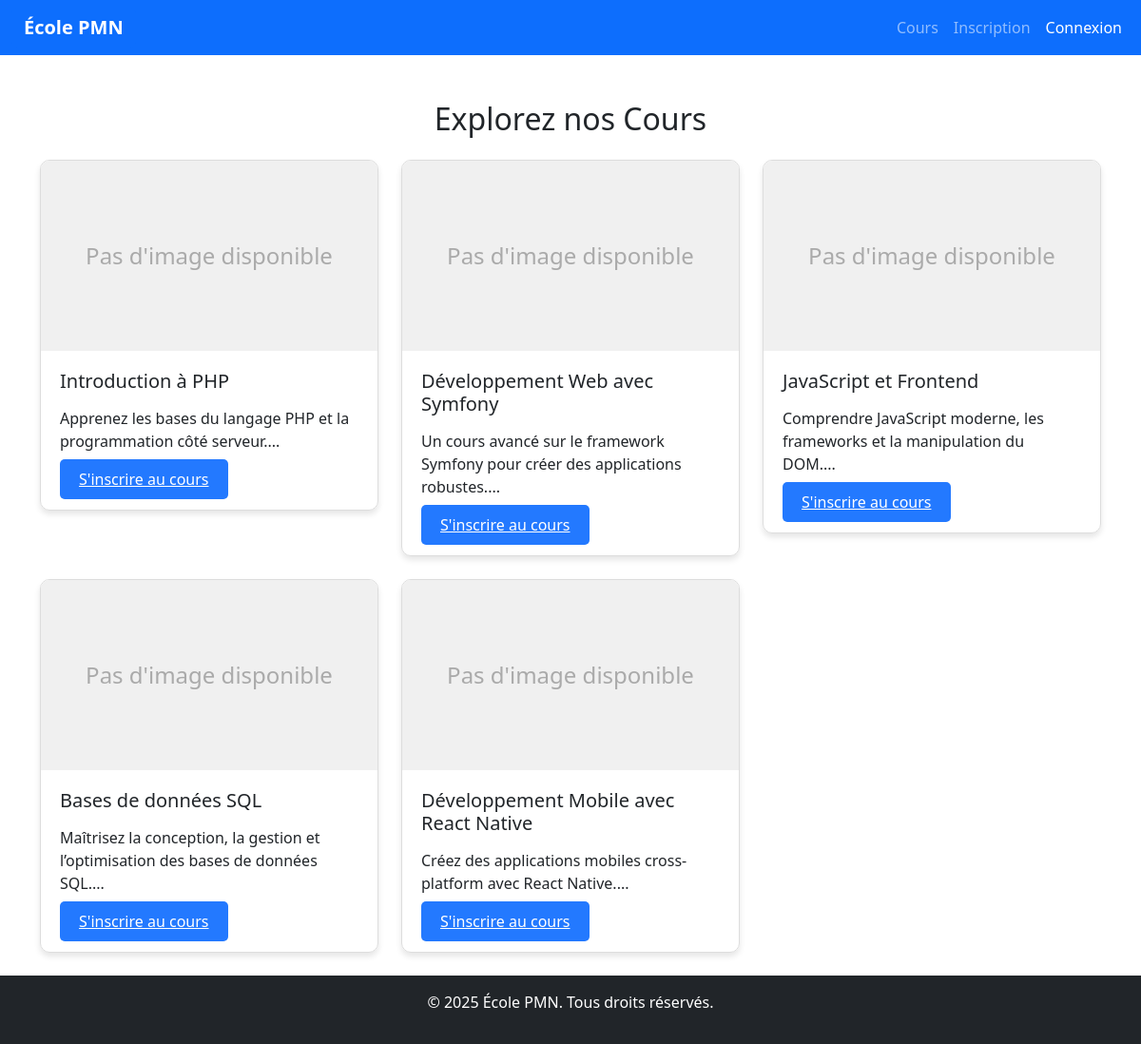
The page /frontend/cours.php on the database its author committed.
### tables this page shows
CREATE TABLE IF NOT EXISTS `courses` (
  `id` int NOT NULL AUTO_INCREMENT,
  `title` varchar(255) NOT NULL,
  `description` text NOT NULL,
  `created_at` timestamp NULL DEFAULT CURRENT_TIMESTAMP,
  `image_url` varchar(255) DEFAULT NULL,
  PRIMARY KEY (`id`)
);

### backend/cours_back.php (called while the page is built, shortened)
<?php
require 'db_config.php';
try {
    $sql = "SELECT * FROM courses";
    $stmt = $pdo->query($sql);
    $courses = $stmt->fetchAll(PDO::FETCH_ASSOC);
} catch (PDOException $e) {
    die("Erreur lors de la récupération des cours : " . $e->getMessage());
}
?>

### frontend/cours.php (the view, shortened to what this page needs)
<?php
require '../backend/db_config.php';
require '../backend/cours_back.php';
?>
<!DOCTYPE html>
<html lang="fr">
<head>
    <link href="https://cdn.jsdelivr.net/npm/bootstrap@5.3.0-alpha1/dist/css/bootstrap.min.css" rel="stylesheet">
</head>
<body>
<nav class="navbar navbar-expand-lg navbar-dark bg-primary">
        <div class="container-fluid">
            <a class="navbar-brand fw-bold btn btn-primary text-white" href="../index.php">École PMN</a>
            <div class="collapse navbar-collapse" id="navbarNav">
                <ul class="navbar-nav ms-auto">
                    <?php if (!isset($_SESSION['user_id'])): ?>
                        <li class="nav-item">
                            <a class="nav-link" href="#">Cours</a>
                        </li>
                        <li class="nav-item">
                            <a class="nav-link" href="register.php">Inscription</a>
                        </li>
                        <li class="nav-item">
                            <a class="nav-link btn btn-success text-white" href="login.php">Connexion</a>
                        </li>
                    <?php endif; ?>
                </ul>
            </div>
        </div>
    </nav>
    <div class="container mt-5">
        <h2 class="text-center mb-4">Explorez nos Cours</h2>
        <div class="row">
            <?php foreach ($courses as $course): ?>
                <div class="col-md-4 mb-4">
                    <div class="course-card">
                        <div class="no-image-placeholder">
                            Pas d'image disponible
                        </div>
                        <div class="course-card-body">
                            <h5 class="card-title"><?= htmlspecialchars($course['title']); ?></h5>
                            <p class="card-text"><?= htmlspecialchars(substr($course['description'], 0, 100)); ?>...</p>
                            <a href="enroll.php?course_id=<?= $course['id']; ?>" class="btn-enroll">S'inscrire au cours</a>
                        </div>
                    </div>
                </div>
            <?php endforeach; ?>
        </div>
    </div>
    <?php include 'includes/footer.php'; ?>
</body>
</html>

### frontend/cours.php (style rules this page uses)
.course-card { border: 1px solid #ddd; border-radius: 10px; box-shadow: 0 4px 6px rgba(0, 0, 0, 0.1); overflow: hidden; transition: transform 0.3s ease, box-shadow 0.3s ease; }
.course-card-body { padding: 20px; }
.course-card-body h5 { font-size: 1.25rem; margin-bottom: 15px; }
.btn-enroll { background-color: #2379ff; color: white; border: none; padding: 10px 20px; text-align: center; border-radius: 5px; transition: background-color 0.3s; }
.no-image-placeholder { width: 100%; height: 200px; background-color: #f0f0f0; display: flex; align-items: center; justify-content: center; font-size: 1.5rem; color: #aaa; }

### frontend/includes/footer.php (style rules this page uses)
html, body { height: 100%; display: flex; flex-direction: column; }
.container { flex: 1; }

### rows shown on the page
courses: title "Introduction à PHP", description "Apprenez les bases du langage PHP et la programmation côté serveur."
courses: title "Développement Web avec Symfony", description "Un cours avancé sur le framework Symfony pour créer des applications robustes."
courses: title "JavaScript et Frontend", description "Comprendre JavaScript moderne, les frameworks et la manipulation du DOM."
courses: title "Bases de données SQL", description "Maîtrisez la conception, la gestion et l’optimisation des bases de données SQL."
courses: title "Développement Mobile avec React Native", description "Créez des applications mobiles cross-platform avec React Native."
